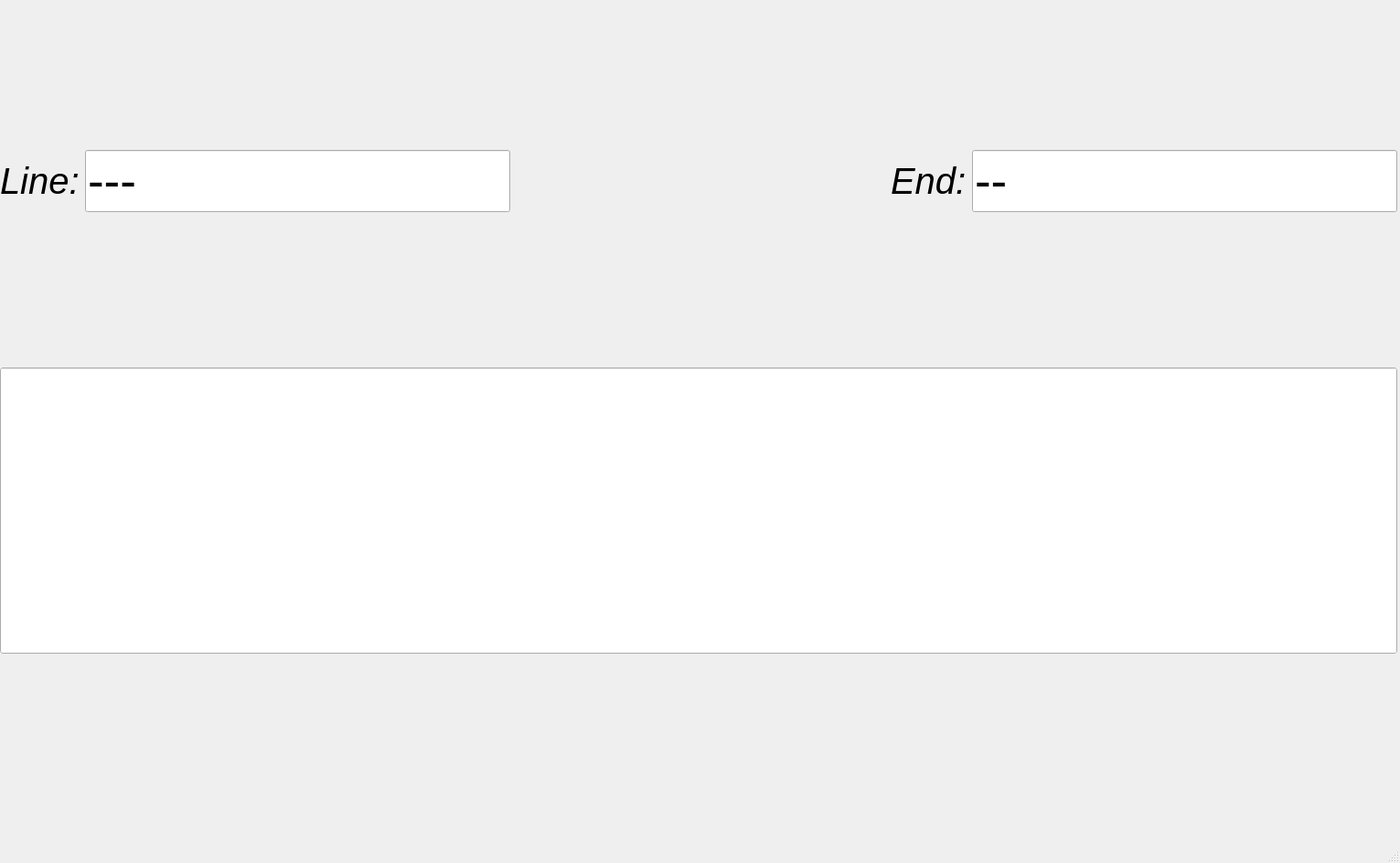
<?xml version="1.0" encoding="UTF-8"?>
<ui version="4.0">
 <class>TimerMain</class>
 <widget class="QMainWindow" name="TimerMain">
  <property name="geometry">
   <rect>
    <x>0</x>
    <y>0</y>
    <width>1531</width>
    <height>944</height>
   </rect>
  </property>
  <property name="windowTitle">
   <string>Archery Timer</string>
  </property>
  <widget class="QWidget" name="centralwidget">
   <property name="sizePolicy">
    <sizepolicy hsizetype="Maximum" vsizetype="Expanding">
     <horstretch>0</horstretch>
     <verstretch>0</verstretch>
    </sizepolicy>
   </property>
   <widget class="QWidget" name="verticalLayoutWidget">
    <property name="geometry">
     <rect>
      <x>0</x>
      <y>0</y>
      <width>1528</width>
      <height>881</height>
     </rect>
    </property>
    <layout class="QVBoxLayout" name="verticalLayout">
     <property name="sizeConstraint">
      <enum>QLayout::SetDefaultConstraint</enum>
     </property>
     <item>
      <layout class="QHBoxLayout" name="horizontalLayout">
       <item>
        <widget class="QLabel" name="label">
         <property name="font">
          <font>
           <pointsize>30</pointsize>
           <italic>true</italic>
          </font>
         </property>
         <property name="text">
          <string>Line:</string>
         </property>
        </widget>
       </item>
       <item>
        <widget class="QLineEdit" name="line_text">
         <property name="font">
          <font>
           <pointsize>40</pointsize>
          </font>
         </property>
         <property name="text">
          <string>---</string>
         </property>
         <property name="maxLength">
          <number>6</number>
         </property>
         <property name="readOnly">
          <bool>true</bool>
         </property>
        </widget>
       </item>
       <item>
        <spacer name="horizontalSpacer">
         <property name="orientation">
          <enum>Qt::Horizontal</enum>
         </property>
         <property name="sizeHint" stdset="0">
          <size>
           <width>40</width>
           <height>20</height>
          </size>
         </property>
        </spacer>
       </item>
       <item>
        <widget class="QLabel" name="label_2">
         <property name="font">
          <font>
           <pointsize>30</pointsize>
           <italic>true</italic>
          </font>
         </property>
         <property name="text">
          <string>End:</string>
         </property>
        </widget>
       </item>
       <item>
        <widget class="QLineEdit" name="end_text">
         <property name="font">
          <font>
           <pointsize>40</pointsize>
          </font>
         </property>
         <property name="text">
          <string>--</string>
         </property>
         <property name="maxLength">
          <number>8</number>
         </property>
         <property name="readOnly">
          <bool>true</bool>
         </property>
        </widget>
       </item>
      </layout>
     </item>
     <item>
      <widget class="QLineEdit" name="timer_text">
       <property name="font">
        <font>
         <pointsize>400</pointsize>
        </font>
       </property>
       <property name="cursor">
        <cursorShape>ArrowCursor</cursorShape>
       </property>
       <property name="autoFillBackground">
        <bool>true</bool>
       </property>
       <property name="text">
        <string/>
       </property>
       <property name="maxLength">
        <number>8</number>
       </property>
       <property name="alignment">
        <set>Qt::AlignCenter</set>
       </property>
       <property name="readOnly">
        <bool>true</bool>
       </property>
      </widget>
     </item>
    </layout>
   </widget>
  </widget>
  <widget class="QMenuBar" name="menubar">
   <property name="geometry">
    <rect>
     <x>0</x>
     <y>0</y>
     <width>1531</width>
     <height>30</height>
    </rect>
   </property>
  </widget>
  <widget class="QStatusBar" name="statusbar"/>
 </widget>
 <resources/>
 <connections/>
</ui>
